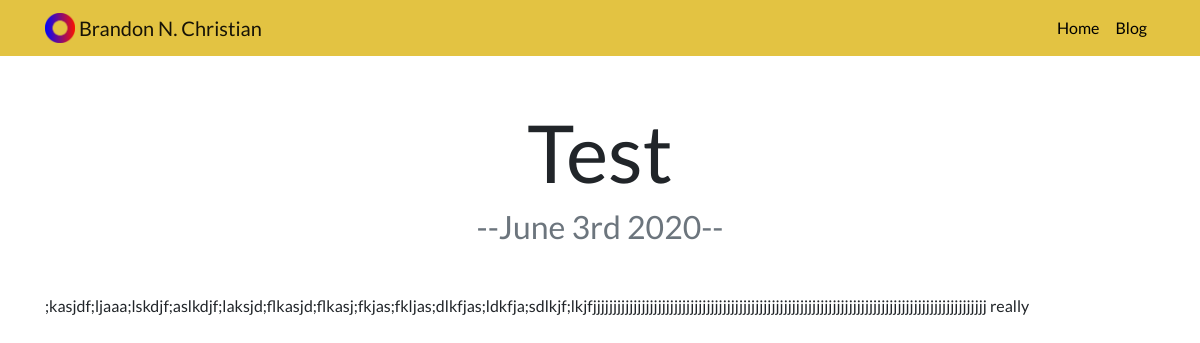
The app's page /blog/2/ with its own data.
### blog/models.py (models this page shows, shortened)
class Blog(models.Model):
    title = models.CharField(max_length=200)
    description = models.TextField()
    date = models.DateField()

### blog/views.py (the view)
# urls.py: path('<int:blog_id>/',views.detail, name='detail'),
def detail(request, blog_id):
    blog = get_object_or_404(Blog, pk = blog_id)
    return render(request,'blog/detail.html', {'blog':blog})

### blog/templates/blog/detail.html
{% extends 'portfolio/base.html' %}
{% load static %}
{% block content %}
<h1 class="text-center mt-5" id="blogdetailtitle">{{ blog.title }}</h1>
<h2 class="text-center text-muted mb-5">--{{ blog.date|date:'F jS Y' }}--</h2>
{{ blog.description|safe }}
{% endblock %}

### portfolio/static/portfolio/custom.css (style rules this page uses)
body { font-family: 'Lato', sans-serif; }
@media (min-width: 992px) { #blogdetailtitle { font-size: 5rem; } }

### records on screen
Blog: title "Test", date "June 3rd 2020", description ";kasjdf;ljaaa;lskdjf;aslkdjf;laksjd;flkasjd;flkasj;fkjas;fkljas;dlkfjas;ldkfja;sdlkjf;lkjfjjjjjjjjjjjjjjjjjjjjjjjjjjjjjjjjjjjjjjjjjjjjjjjjjjjjjjjjjjjjjjjjjjjjjjjjjjjjjjjjjjjjjjjjjjjjjjjjj really"
